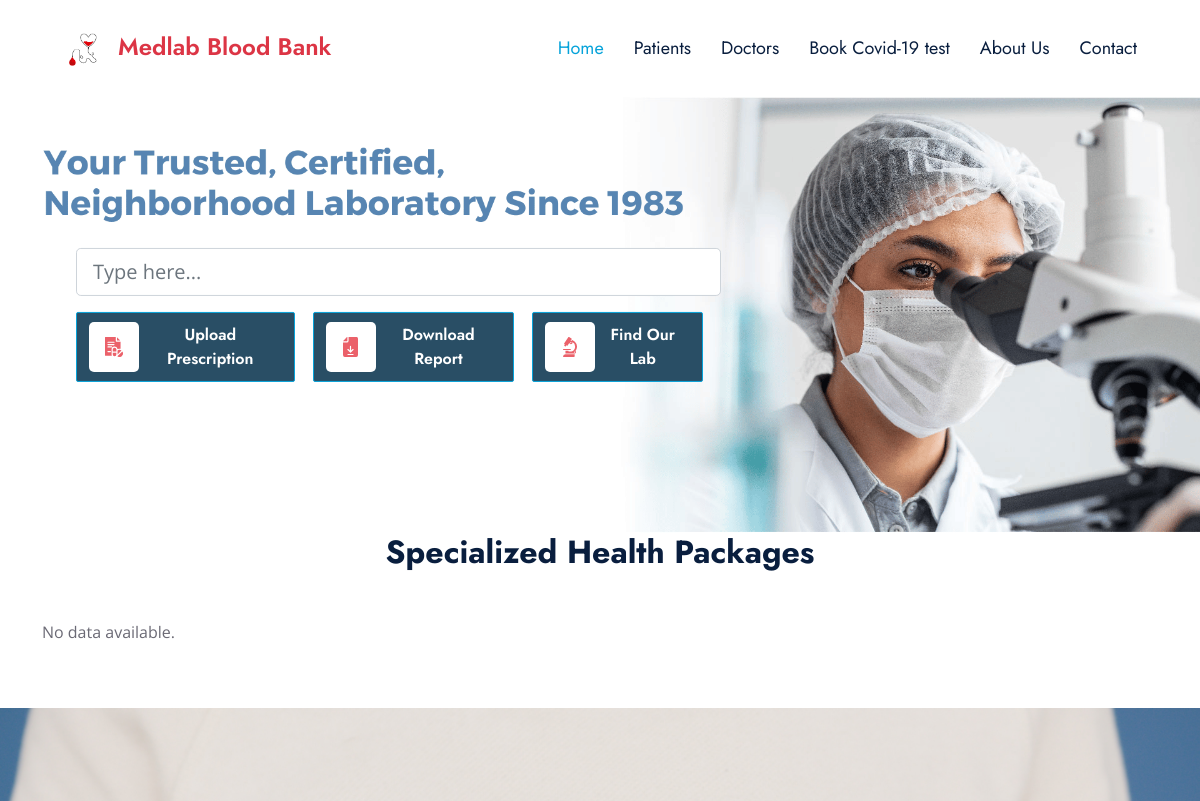
/homelab/ (upper part), run on an earlier commit of the app's database.
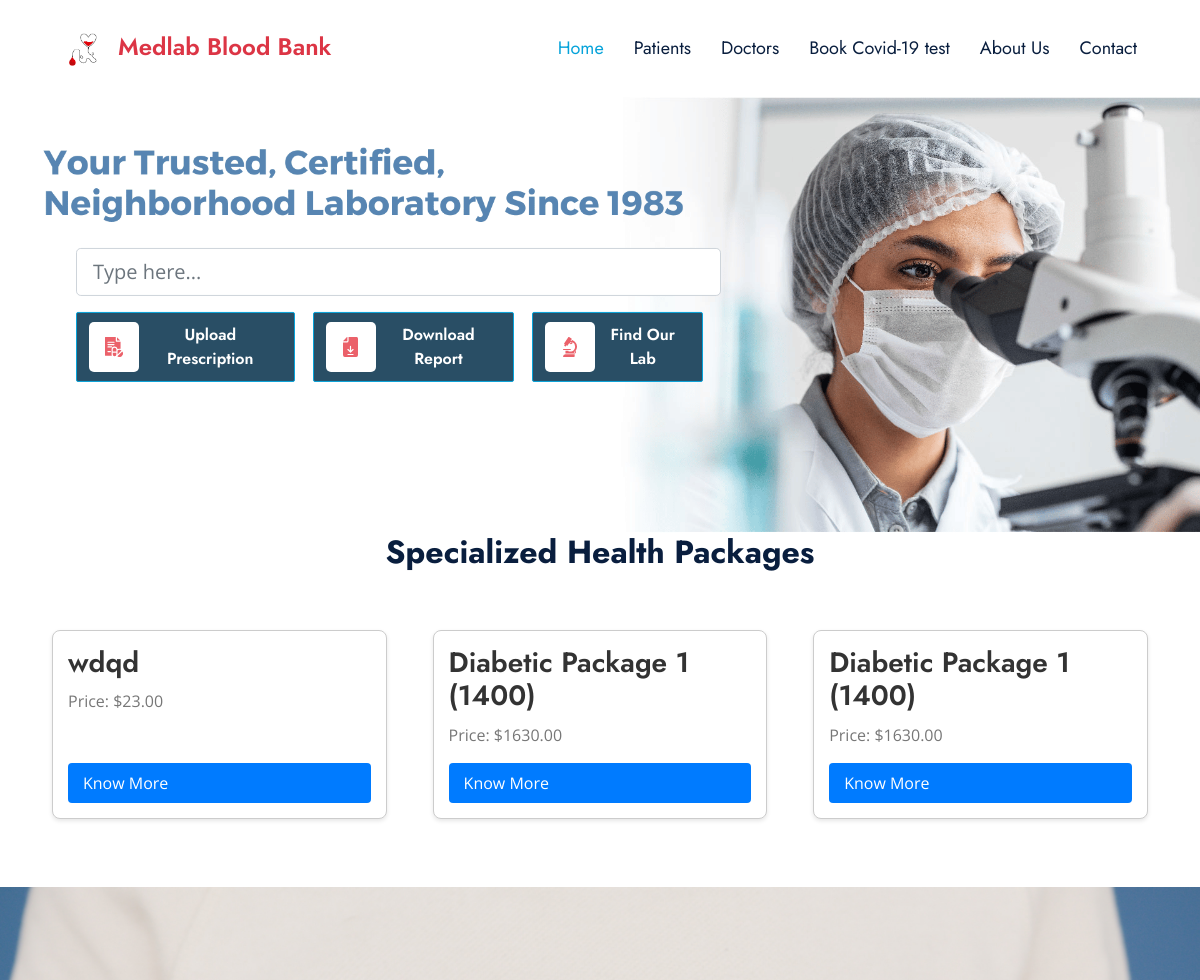
And on a later commit of the database.
### website/models.py (models this page shows, shortened)
class LaboratoryTest(models.Model):
    test_name = models.CharField(max_length=255)
    test_price = models.DecimalField(max_digits=10, decimal_places=2)
    package_details = models.JSONField()

### website/views.py (the view)
# urls.py: path('homelab/',homelab,name='homelab'),
def homelab(request):
    print("View function executed!")
    lab_tests = LaboratoryTest.objects.all()
    print("Number of records:", lab_tests.count())
    paginator = Paginator(lab_tests, 3)
    page = request.GET.get('page', 1)
    try:
        lab_tests_page = paginator.page(page)
    except PageNotAnInteger:
        lab_tests_page = paginator.page(1)
    except EmptyPage:
        lab_tests_page = paginator.page(paginator.num_pages)
    context = {
        'lab_tests_page': lab_tests_page,
    }
    return render(request, 'labhome.html', context)

### templates/labhome.html (shortened to what the changed rows need)
{% extends 'baselab.html' %}
{% block content %}
{% load static %}
    <div class="container">
        <h2 class="text-center mb-5">Specialized Health Packages</h2>
        <div class="test-container">
            {% if lab_tests_page %}
                {% for test in lab_tests_page %}
                    <div class="test-box">
                        <h3>{{ test.test_name }}</h3>
                        <p>Price: ${{ test.test_price }}</p>
                        <a href="{% url 'show_test_details' test.id %}" class="know-more-btn">Know More</a>
                    </div>
                {% endfor %}
            {% else %}
                <p>No data available.</p>
            {% endif %}
        </div>
    </div>
    {% endblock %}

What changed in the data, as far as the page shows it:
added LaboratoryTest: test_name "wdqd", test_price "23.00"
added LaboratoryTest: test_name "Diabetic Package 1 (1400)", test_price "1630.00"
added LaboratoryTest: test_name "Diabetic Package 1 (1400)", test_price "1630.00"
Also different on the page:
text no longer shown: "No data available."
